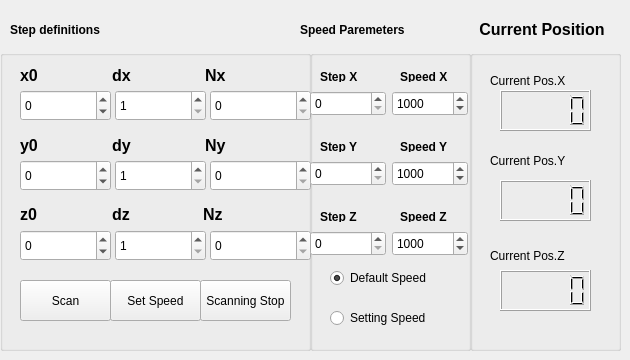
    <widget class="QWidget" name="tab_2">
     <attribute name="title">
      <string>Movement Parameters</string>
     </attribute>
     <widget class="QLabel" name="label_12">
      <property name="geometry">
       <rect>
        <x>10</x>
        <y>20</y>
        <width>111</width>
        <height>21</height>
       </rect>
      </property>
      <property name="text">
       <string>&lt;html&gt;&lt;head/&gt;&lt;body&gt;&lt;p&gt;&lt;span style=&quot; font-weight:600;&quot;&gt;Step definitions&lt;/span&gt;&lt;/p&gt;&lt;/body&gt;&lt;/html&gt;</string>
      </property>
     </widget>
     <widget class="QGroupBox" name="groupBox_4">
      <property name="geometry">
       <rect>
        <x>0</x>
        <y>50</y>
        <width>311</width>
        <height>301</height>
       </rect>
      </property>
      <property name="title">
       <string/>
      </property>
      <widget class="QSpinBox" name="x0">
       <property name="geometry">
        <rect>
         <x>20</x>
         <y>40</y>
         <width>91</width>
         <height>31</height>
        </rect>
       </property>
       <property name="minimum">
        <number>-100000</number>
       </property>
       <property name="maximum">
        <number>100000</number>
       </property>
      </widget>
      <widget class="QSpinBox" name="dx">
       <property name="geometry">
        <rect>
         <x>115</x>
         <y>40</y>
         <width>91</width>
         <height>31</height>
        </rect>
       </property>
       <property name="minimum">
        <number>1</number>
       </property>
       <property name="maximum">
        <number>1000</number>
       </property>
      </widget>
      <widget class="QSpinBox" name="Nx">
       <property name="geometry">
        <rect>
         <x>210</x>
         <y>40</y>
         <width>101</width>
         <height>31</height>
        </rect>
       </property>
       <property name="maximum">
        <number>1000</number>
       </property>
      </widget>
      <widget class="QSpinBox" name="y0">
       <property name="geometry">
        <rect>
         <x>20</x>
         <y>110</y>
         <width>91</width>
         <height>31</height>
        </rect>
       </property>
       <property name="sizePolicy">
        <sizepolicy hsizetype="Minimum" vsizetype="Fixed">
         <horstretch>0</horstretch>
         <verstretch>0</verstretch>
        </sizepolicy>
       </property>
       <property name="minimumSize">
        <size>
         <width>0</width>
         <height>0</height>
        </size>
       </property>
       <property name="sizeIncrement">
        <size>
         <width>0</width>
         <height>20</height>
        </size>
       </property>
       <property name="minimum">
        <number>-100000</number>
       </property>
       <property name="maximum">
        <number>100000</number>
       </property>
      </widget>
      <widget class="QSpinBox" name="Ny">
       <property name="geometry">
        <rect>
         <x>210</x>
         <y>110</y>
         <width>101</width>
         <height>31</height>
        </rect>
       </property>
       <property name="maximum">
        <number>1000</number>
       </property>
      </widget>
      <widget class="QSpinBox" name="dy">
       <property name="geometry">
        <rect>
         <x>115</x>
         <y>110</y>
         <width>91</width>
         <height>31</height>
        </rect>
       </property>
       <property name="minimum">
        <number>1</number>
       </property>
       <property name="maximum">
        <number>1000</number>
       </property>
      </widget>
      <widget class="QSpinBox" name="z0">
       <property name="geometry">
        <rect>
         <x>20</x>
         <y>180</y>
         <width>91</width>
         <height>31</height>
        </rect>
       </property>
       <property name="minimum">
        <number>-100000</number>
       </property>
       <property name="maximum">
        <number>100000</number>
       </property>
      </widget>
      <widget class="QSpinBox" name="Nz">
       <property name="geometry">
        <rect>
         <x>210</x>
         <y>180</y>
         <width>101</width>
         <height>31</height>
        </rect>
       </property>
       <property name="maximum">
        <number>1000</number>
       </property>
      </widget>
      <widget class="QSpinBox" name="dz">
       <property name="geometry">
        <rect>
         <x>115</x>
         <y>180</y>
         <width>91</width>
         <height>31</height>
        </rect>
       </property>
       <property name="minimum">
        <number>1</number>
       </property>
       <property name="maximum">
        <number>1000</number>
       </property>
      </widget>
      <widget class="QLabel" name="label_19">
       <property name="geometry">
        <rect>
         <x>20</x>
         <y>150</y>
         <width>86</width>
         <height>29</height>
        </rect>
       </property>
       <property name="text">
        <string>&lt;html&gt;&lt;head/&gt;&lt;body&gt;&lt;p&gt;&lt;span style=&quot; font-size:12pt; font-weight:600;&quot;&gt;z0&lt;/span&gt;&lt;/p&gt;&lt;/body&gt;&lt;/html&gt;</string>
       </property>
      </widget>
      <widget class="QLabel" name="label_20">
       <property name="geometry">
        <rect>
         <x>112</x>
         <y>150</y>
         <width>85</width>
         <height>29</height>
        </rect>
       </property>
       <property name="text">
        <string>&lt;html&gt;&lt;head/&gt;&lt;body&gt;&lt;p&gt;&lt;span style=&quot; font-size:12pt; font-weight:600;&quot;&gt;dz&lt;/span&gt;&lt;/p&gt;&lt;/body&gt;&lt;/html&gt;</string>
       </property>
      </widget>
      <widget class="QLabel" name="label_21">
       <property name="geometry">
        <rect>
         <x>203</x>
         <y>150</y>
         <width>86</width>
         <height>29</height>
        </rect>
       </property>
       <property name="text">
        <string>&lt;html&gt;&lt;head/&gt;&lt;body&gt;&lt;p&gt;&lt;span style=&quot; font-size:12pt; font-weight:600;&quot;&gt;Nz&lt;/span&gt;&lt;/p&gt;&lt;/body&gt;&lt;/html&gt;</string>
       </property>
      </widget>
      <widget class="QPushButton" name="ScanBut">
       <property name="geometry">
        <rect>
         <x>20</x>
         <y>230</y>
         <width>91</width>
         <height>41</height>
        </rect>
       </property>
       <property name="text">
        <string>Scan</string>
       </property>
      </widget>
      <widget class="QWidget" name="layoutWidget">
       <property name="geometry">
        <rect>
         <x>20</x>
         <y>10</y>
         <width>271</width>
         <height>31</height>
        </rect>
       </property>
       <layout class="QHBoxLayout" name="horizontalLayout">
        <item>
         <widget class="QLabel" name="label_13">
          <property name="text">
           <string>&lt;html&gt;&lt;head/&gt;&lt;body&gt;&lt;p&gt;&lt;span style=&quot; font-size:12pt; font-weight:600;&quot;&gt;x0&lt;/span&gt;&lt;/p&gt;&lt;/body&gt;&lt;/html&gt;</string>
          </property>
         </widget>
        </item>
        <item>
         <widget class="QLabel" name="label_14">
          <property name="text">
           <string>&lt;html&gt;&lt;head/&gt;&lt;body&gt;&lt;p&gt;&lt;span style=&quot; font-size:12pt; font-weight:600;&quot;&gt;dx&lt;/span&gt;&lt;/p&gt;&lt;/body&gt;&lt;/html&gt;</string>
          </property>
         </widget>
        </item>
        <item>
         <widget class="QLabel" name="label_15">
          <property name="text">
           <string>&lt;html&gt;&lt;head/&gt;&lt;body&gt;&lt;p&gt;&lt;span style=&quot; font-size:12pt; font-weight:600;&quot;&gt;Nx&lt;/span&gt;&lt;/p&gt;&lt;/body&gt;&lt;/html&gt;</string>
          </property>
         </widget>
        </item>
       </layout>
      </widget>
      <widget class="QWidget" name="layoutWidget">
       <property name="geometry">
        <rect>
         <x>20</x>
         <y>80</y>
         <width>271</width>
         <height>31</height>
        </rect>
       </property>
       <layout class="QHBoxLayout" name="horizontalLayout_2">
        <item>
         <widget class="QLabel" name="label_16">
          <property name="text">
           <string>&lt;html&gt;&lt;head/&gt;&lt;body&gt;&lt;p&gt;&lt;span style=&quot; font-size:12pt; font-weight:600;&quot;&gt;y0&lt;/span&gt;&lt;/p&gt;&lt;/body&gt;&lt;/html&gt;</string>
          </property>
         </widget>
        </item>
        <item>
         <widget class="QLabel" name="label_17">
          <property name="text">
           <string>&lt;html&gt;&lt;head/&gt;&lt;body&gt;&lt;p&gt;&lt;span style=&quot; font-size:12pt; font-weight:600;&quot;&gt;dy&lt;/span&gt;&lt;/p&gt;&lt;/body&gt;&lt;/html&gt;</string>
          </property>
         </widget>
        </item>
        <item>
         <widget class="QLabel" name="label_18">
          <property name="text">
           <string>&lt;html&gt;&lt;head/&gt;&lt;body&gt;&lt;p&gt;&lt;span style=&quot; font-size:12pt; font-weight:600;&quot;&gt;Ny&lt;/span&gt;&lt;/p&gt;&lt;/body&gt;&lt;/html&gt;</string>
          </property>
         </widget>
        </item>
       </layout>
      </widget>
      <widget class="QWidget" name="layoutWidget">
       <property name="geometry">
        <rect>
         <x>20</x>
         <y>150</y>
         <width>271</width>
         <height>31</height>
        </rect>
       </property>
       <layout class="QHBoxLayout" name="horizontalLayout_3"/>
      </widget>
      <widget class="QPushButton" name="ScanStop">
       <property name="geometry">
        <rect>
         <x>200</x>
         <y>230</y>
         <width>91</width>
         <height>41</height>
        </rect>
       </property>
       <property name="text">
        <string>Scanning Stop</string>
       </property>
      </widget>
      <widget class="QPushButton" name="Set_Speed">
       <property name="geometry">
        <rect>
         <x>110</x>
         <y>230</y>
         <width>91</width>
         <height>41</height>
        </rect>
       </property>
       <property name="text">
        <string>Set Speed</string>
       </property>
      </widget>
     </widget>
     <widget class="QGroupBox" name="groupBox_5">
      <property name="geometry">
       <rect>
        <x>470</x>
        <y>50</y>
        <width>151</width>
        <height>301</height>
       </rect>
      </property>
      <property name="title">
       <string/>
      </property>
      <widget class="QLCDNumber" name="CurrentPosX_2">
       <property name="geometry">
        <rect>
         <x>30</x>
         <y>40</y>
         <width>91</width>
         <height>41</height>
        </rect>
       </property>
      </widget>
      <widget class="QLCDNumber" name="CurrentPosY_2">
       <property name="geometry">
        <rect>
         <x>30</x>
         <y>130</y>
         <width>91</width>
         <height>41</height>
        </rect>
       </property>
      </widget>
      <widget class="QLCDNumber" name="CurrentPosZ_2">
       <property name="geometry">
        <rect>
         <x>30</x>
         <y>220</y>
         <width>91</width>
         <height>41</height>
        </rect>
       </property>
      </widget>
      <widget class="QLabel" name="label_22">
       <property name="geometry">
        <rect>
         <x>20</x>
         <y>20</y>
         <width>81</width>
         <height>21</height>
        </rect>
       </property>
       <property name="text">
        <string>Current Pos.X</string>
       </property>
      </widget>
      <widget class="QLabel" name="label_23">
       <property name="geometry">
        <rect>
         <x>20</x>
         <y>100</y>
         <width>91</width>
         <height>21</height>
        </rect>
       </property>
       <property name="text">
        <string>Current Pos.Y</string>
       </property>
      </widget>
      <widget class="QLabel" name="label_24">
       <property name="geometry">
        <rect>
         <x>20</x>
         <y>190</y>
         <width>91</width>
         <height>31</height>
        </rect>
       </property>
       <property name="text">
        <string>Current Pos.Z</string>
       </property>
      </widget>
     </widget>
     <widget class="QLabel" name="label_25">
      <property name="geometry">
       <rect>
        <x>470</x>
        <y>20</y>
        <width>144</width>
        <height>18</height>
       </rect>
      </property>
      <property name="text">
       <string>&lt;html&gt;&lt;head/&gt;&lt;body&gt;&lt;p align=&quot;center&quot;&gt;&lt;span style=&quot; font-size:12pt; font-weight:600;&quot;&gt;Current Position&lt;/span&gt;&lt;/p&gt;&lt;/body&gt;&lt;/html&gt;</string>
      </property>
     </widget>
     <widget class="QLabel" name="label_32">
      <property name="geometry">
       <rect>
        <x>300</x>
        <y>20</y>
        <width>171</width>
        <height>20</height>
       </rect>
      </property>
      <property name="text">
       <string>&lt;html&gt;&lt;head/&gt;&lt;body&gt;&lt;p&gt;&lt;span style=&quot; font-weight:600;&quot;&gt;Speed Paremeters&lt;/span&gt;&lt;/p&gt;&lt;/body&gt;&lt;/html&gt;</string>
      </property>
     </widget>
     <widget class="QGroupBox" name="groupBox_6">
      <property name="geometry">
       <rect>
        <x>310</x>
        <y>50</y>
        <width>161</width>
        <height>301</height>
       </rect>
      </property>
      <property name="title">
       <string/>
      </property>
      <widget class="QLabel" name="label_33">
       <property name="geometry">
        <rect>
         <x>10</x>
         <y>20</y>
         <width>54</width>
         <height>12</height>
        </rect>
       </property>
       <property name="text">
        <string>&lt;html&gt;&lt;head/&gt;&lt;body&gt;&lt;p&gt;&lt;span style=&quot; font-weight:600;&quot;&gt;Step X&lt;/span&gt;&lt;/p&gt;&lt;/body&gt;&lt;/html&gt;</string>
       </property>
      </widget>
      <widget class="QLabel" name="label_34">
       <property name="geometry">
        <rect>
         <x>90</x>
         <y>20</y>
         <width>54</width>
         <height>12</height>
        </rect>
       </property>
       <property name="text">
        <string>&lt;html&gt;&lt;head/&gt;&lt;body&gt;&lt;p&gt;&lt;span style=&quot; font-weight:600;&quot;&gt;Speed X&lt;/span&gt;&lt;/p&gt;&lt;/body&gt;&lt;/html&gt;</string>
       </property>
      </widget>
      <widget class="QLabel" name="label_35">
       <property name="geometry">
        <rect>
         <x>90</x>
         <y>90</y>
         <width>54</width>
         <height>12</height>
        </rect>
       </property>
       <property name="text">
        <string>&lt;html&gt;&lt;head/&gt;&lt;body&gt;&lt;p&gt;&lt;span style=&quot; font-weight:600;&quot;&gt;Speed Y&lt;/span&gt;&lt;/p&gt;&lt;/body&gt;&lt;/html&gt;</string>
       </property>
      </widget>
      <widget class="QLabel" name="label_36">
       <property name="geometry">
        <rect>
         <x>10</x>
         <y>90</y>
         <width>54</width>
         <height>12</height>
        </rect>
       </property>
       <property name="text">
        <string>&lt;html&gt;&lt;head/&gt;&lt;body&gt;&lt;p&gt;&lt;span style=&quot; font-weight:600;&quot;&gt;Step Y&lt;/span&gt;&lt;/p&gt;&lt;/body&gt;&lt;/html&gt;</string>
       </property>
      </widget>
      <widget class="QLabel" name="label_37">
       <property name="geometry">
        <rect>
         <x>90</x>
         <y>160</y>
         <width>54</width>
         <height>12</height>
        </rect>
       </property>
       <property name="text">
        <string>&lt;html&gt;&lt;head/&gt;&lt;body&gt;&lt;p&gt;&lt;span style=&quot; font-weight:600;&quot;&gt;Speed Z&lt;/span&gt;&lt;/p&gt;&lt;/body&gt;&lt;/html&gt;</string>
       </property>
      </widget>
      <widget class="QLabel" name="label_38">
       <property name="geometry">
        <rect>
         <x>10</x>
         <y>160</y>
         <width>54</width>
         <height>12</height>
        </rect>
       </property>
       <property name="text">
        <string>&lt;html&gt;&lt;head/&gt;&lt;body&gt;&lt;p&gt;&lt;span style=&quot; font-weight:600;&quot;&gt;Step Z&lt;/span&gt;&lt;/p&gt;&lt;/body&gt;&lt;/html&gt;</string>
       </property>
      </widget>
      <widget class="QWidget" name="layoutWidget">
       <property name="geometry">
        <rect>
         <x>0</x>
         <y>40</y>
         <width>158</width>
         <height>27</height>
        </rect>
       </property>
       <layout class="QHBoxLayout" name="horizontalLayout_5">
        <item>
         <widget class="QSpinBox" name="Step_X">
          <property name="minimumSize">
           <size>
            <width>75</width>
            <height>25</height>
           </size>
          </property>
          <property name="minimum">
           <number>0</number>
          </property>
          <property name="maximum">
           <number>256</number>
          </property>
          <property name="value">
           <number>0</number>
          </property>
          <property name="displayIntegerBase">
           <number>10</number>
          </property>
         </widget>
        </item>
        <item>
         <widget class="QSpinBox" name="Speed_X">
          <property name="minimumSize">
           <size>
            <width>75</width>
            <height>25</height>
           </size>
          </property>
          <property name="maximum">
           <number>100000</number>
          </property>
          <property name="value">
           <number>1000</number>
          </property>
         </widget>
        </item>
       </layout>
      </widget>
      <widget class="QWidget" name="layoutWidget">
       <property name="geometry">
        <rect>
         <x>0</x>
         <y>110</y>
         <width>158</width>
         <height>27</height>
        </rect>
       </property>
       <layout class="QHBoxLayout" name="horizontalLayout_6">
        <item>
         <widget class="QSpinBox" name="Step_Y">
          <property name="minimumSize">
           <size>
            <width>75</width>
            <height>25</height>
           </size>
          </property>
          <property name="minimum">
           <number>0</number>
          </property>
          <property name="maximum">
           <number>256</number>
          </property>
          <property name="value">
           <number>0</number>
          </property>
         </widget>
        </item>
        <item>
         <widget class="QSpinBox" name="Speed_Y">
          <property name="minimumSize">
           <size>
            <width>75</width>
            <height>25</height>
           </size>
          </property>
          <property name="maximum">
           <number>100000</number>
          </property>
          <property name="value">
           <number>1000</number>
          </property>
         </widget>
        </item>
       </layout>
      </widget>
      <widget class="QWidget" name="layoutWidget">
       <property name="geometry">
        <rect>
         <x>0</x>
         <y>180</y>
         <width>158</width>
         <height>27</height>
        </rect>
       </property>
       <layout class="QHBoxLayout" name="horizontalLayout_7">
        <item>
         <widget class="QSpinBox" name="Step_Z">
          <property name="minimumSize">
           <size>
            <width>75</width>
            <height>25</height>
           </size>
          </property>
          <property name="minimum">
           <number>0</number>
          </property>
          <property name="maximum">
           <number>256</number>
          </property>
          <property name="value">
           <number>0</number>
          </property>
         </widget>
        </item>
        <item>
         <widget class="QSpinBox" name="Speed_Z">
          <property name="minimumSize">
           <size>
            <width>75</width>
            <height>25</height>
           </size>
          </property>
          <property name="maximum">
           <number>100000</number>
          </property>
          <property name="value">
           <number>1000</number>
          </property>
         </widget>
        </item>
       </layout>
      </widget>
      <widget class="QRadioButton" name="default_speed">
       <property name="geometry">
        <rect>
         <x>20</x>
         <y>220</y>
         <width>111</width>
         <height>16</height>
        </rect>
       </property>
       <property name="text">
        <string>Default Speed</string>
       </property>
       <property name="checked">
        <bool>true</bool>
       </property>
      </widget>
      <widget class="QRadioButton" name="setting_speed">
       <property name="geometry">
        <rect>
         <x>20</x>
         <y>260</y>
         <width>101</width>
         <height>16</height>
        </rect>
       </property>
       <property name="text">
        <string>Setting Speed</string>
       </property>
      </widget>
     </widget>
    </widget>
